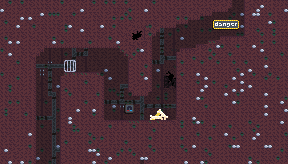

A 2D game scene composited from a Tiled map and its tileset images. What follows is a short description and the map's XML, with each tile layer's data collapsed to a summary:
An orthogonal 72x41 tile map with 4x4 px tiles, 4 tile layers (Background, Background Detail, Main, Furniture), 4 tilesets.

<map version="1.10" tiledversion="1.11.2" orientation="orthogonal" renderorder="right-down" width="72" height="41" tilewidth="4" tileheight="4" infinite="0" nextlayerid="5" nextobjectid="1">
 <tileset firstgid="1" source="../tilesets/pipe_tileset.tsx" />
 <tileset firstgid="141" source="../tilesets/metal_plate_tileset.tsx" />
 <tileset firstgid="357" source="../tilesets/signs_tileset.tsx" />
 <tileset firstgid="613" source="../tilesets/furniture_tileset.tsx" />
 <layer id="2" name="Background" width="72" height="41">
  <data>[2952 cells, 958 non-empty, 19 distinct tile ids]</data>
 </layer>
 <layer id="4" name="Background Detail" width="72" height="41">
  <data>[2952 cells, 153 non-empty, 33 distinct tile ids]</data>
 </layer>
 <layer id="1" name="Main" width="72" height="41">
  <data>[2952 cells, 2339 non-empty, 35 distinct tile ids]</data>
 </layer>
 <layer id="3" name="Furniture" width="72" height="41">
  <data>[2952 cells, 76 non-empty, 76 distinct tile ids]</data>
 </layer>
</map>